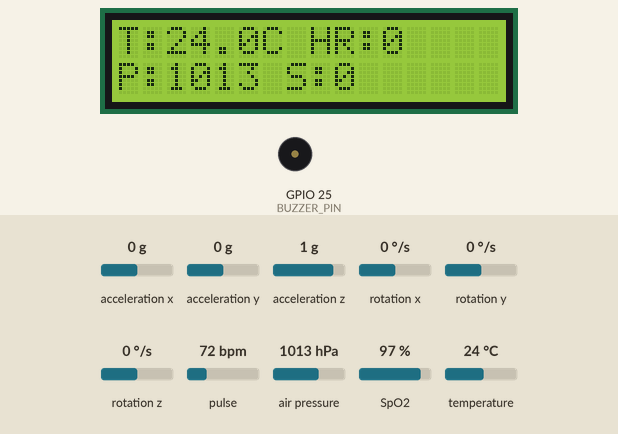
Simulated run of this sketch. Board: ESP32. Shown: 16×2 character LCD, buzzer (waves = sounding, pin HIGH). The test bench sets the inputs (shaded band); at power-on: pulse 72 bpm, air pressure 1013 hPa, SpO2 97 %, temperature 24 °C, acceleration x 0 g, acceleration y 0 g, acceleration z 1 g, rotation x 0 °/s, rotation y 0 °/s, rotation z 0 °/s. WiFi joins after 1.5 s; servers stay silent unless stated; no MQTT or app messages arrive unless stated; what the sketch prints to the serial monitor is not drawn.

Above: at 4.7 s.
4.8 s: pulse set to 119 bpm
At 6.8 s:
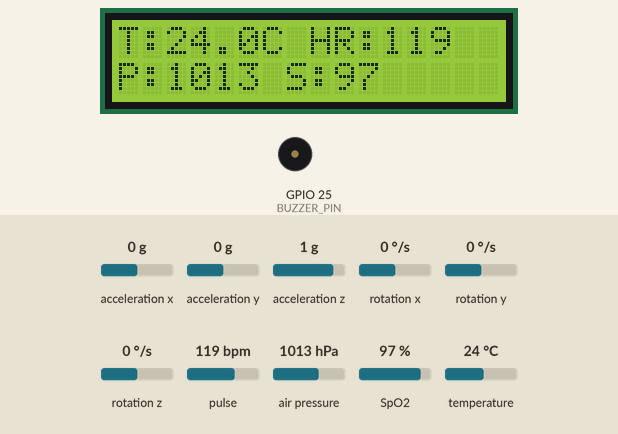
7.1 s: pulse set to 122 bpm
At 8.6 s:
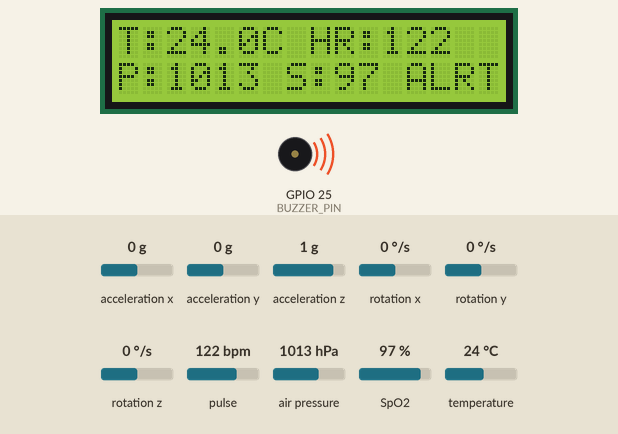
9.1 s: pulse set to 42 bpm
At 9.5 s:
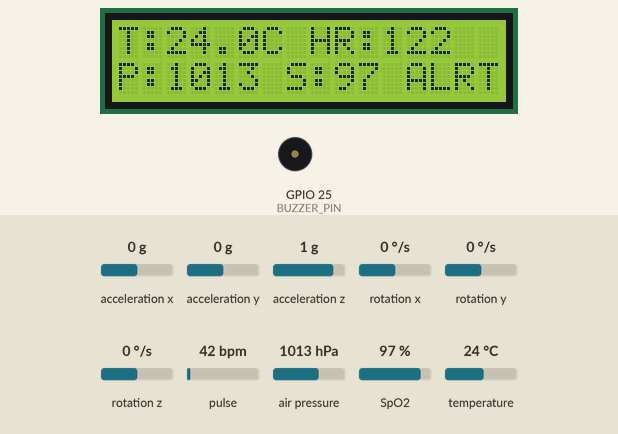
11.2 s: air pressure set to 952 hPa
At 12.9 s:
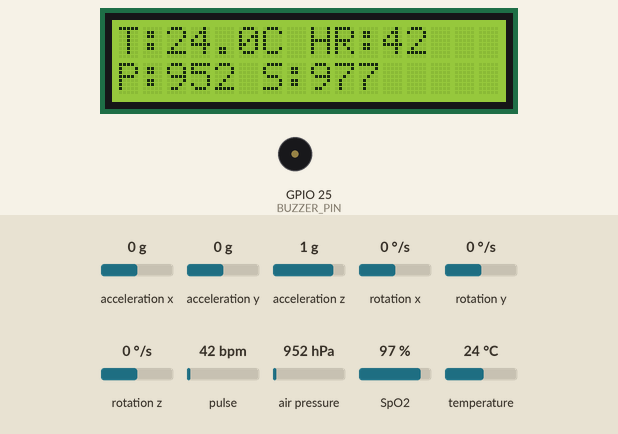
13.2 s: SpO2 set to 80 %
At 14.8 s:
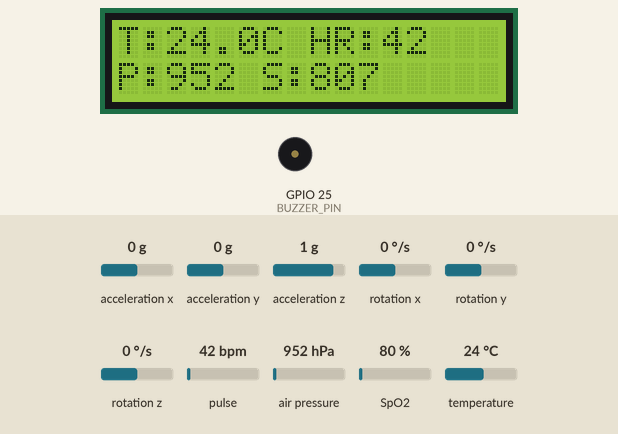
15.2 s: temperature set to 12 °C
At 16.4 s:
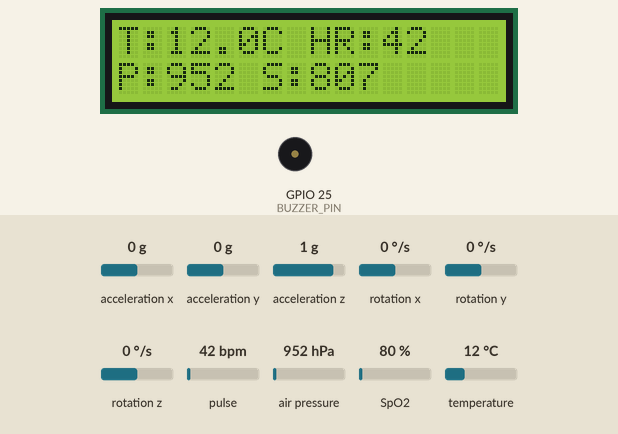
Timing chart, 0 to 18.2 s (numbered marks = the images above; inputs shaded):
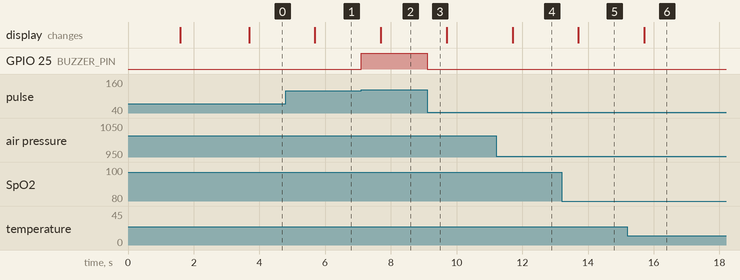

Measured:
- the behaviour switches between 120 and 121 bpm on pulse (found by bisection; images 1 and 2)
- after the input at 4.8 s, the display: changes after 0.89 s (image 1)
- after the input at 7.1 s, GPIO 25 (BUZZER_PIN): LOW → HIGH at once; the display: changes after 0.60 s (image 2)
- after the input at 9.1 s, GPIO 25 (BUZZER_PIN): HIGH → LOW at once
- after the input at 11.2 s, the display: changes after 0.50 s (image 4)
- after the input at 13.2 s, the display: changes after 0.51 s (image 5)
- after the input at 15.2 s, the display: changes after 0.51 s (image 6)

The sketch:

2_senor_lcd_mqtt.ino
```cpp
#include <WiFi.h>
#include <WiFiClientSecure.h>
#include <PubSubClient.h>
#include <Wire.h>
#include <Adafruit_BMP280.h>
#include <MAX30100_PulseOximeter.h>
#include <LiquidCrystal_I2C.h>
#include <ArduinoJson.h>
#include <MPU6050.h>

// ---------------- WiFi ----------------
const char* ssid = "Prasantih";
const char* password = "Swaminarayan@1981";

// ---------------- MQTT ----------------
const char* mqtt_server = "322ca06e4c25499ca552090b47f74baa.s1.eu.hivemq.cloud";
const int mqtt_port = 8883;
const char* mqtt_user = "esp32user";
const char* mqtt_password = "p12345678P";

WiFiClientSecure espClient;
PubSubClient client(espClient);

// ---------------- Sensors ----------------
Adafruit_BMP280 bmp;
PulseOximeter pox;
MPU6050 mpu;

// ---------------- LCD ----------------
LiquidCrystal_I2C lcd(0x27, 16, 2);

// ---------------- Buzzer ----------------
#define BUZZER_PIN 25

// ---------------- Thresholds ----------------
#define HR_THRESHOLD 120
#define PRESSURE_THRESHOLD 1020

// ---------------- Variables ----------------
float temperature = 0, pressure = 0;
float heartRate = 0, spo2 = 0;
int16_t ax, ay, az, gx, gy, gz;

unsigned long lastPublish = 0;
const long publishInterval = 2000;

// ---------------- WiFi Connect ----------------
void connectWiFi() {
  WiFi.begin(ssid, password);
  Serial.print("Connecting WiFi");
  while (WiFi.status() != WL_CONNECTED) {
    delay(500);
    Serial.print(".");
  }
  Serial.println("\nWiFi Connected");
}

// ---------------- MQTT Reconnect ----------------
void reconnect() {
  while (!client.connected()) {
    Serial.print("Connecting MQTT...");
    if (client.connect("ESP32Client", mqtt_user, mqtt_password)) {
      Serial.println("Connected!");
    } else {
      Serial.print("Failed, rc=");
      Serial.println(client.state());
      delay(3000);
    }
  }
}

// ---------------- Setup ----------------
void setup() {
  Serial.begin(115200);
  Wire.begin(21, 22);   // ESP32 I2C pins

  pinMode(BUZZER_PIN, OUTPUT);
  digitalWrite(BUZZER_PIN, LOW);

  lcd.begin();
  lcd.backlight();
  lcd.setCursor(0,0);
  lcd.print("System Starting");

  connectWiFi();

  espClient.setInsecure();   // skip certificate validation
  client.setServer(mqtt_server, mqtt_port);

  // BMP280
  if (!bmp.begin(0x76)) {
    lcd.clear();
    lcd.print("BMP280 Error");
    while (1);
  }

  // MAX30100
  if (!pox.begin()) {
    lcd.clear();
    lcd.print("MAX30100 Error");
    while (1);
  }
  pox.setIRLedCurrent(MAX30100_LED_CURR_7_6MA);

  // MPU6050
  mpu.initialize();
  if (!mpu.testConnection()) {
    lcd.clear();
    lcd.print("MPU6050 Error");
    while (1);
  }

  lcd.clear();
  lcd.print("Sensors Ready");
  delay(2000);
}

// ---------------- Loop ----------------
void loop() {

  if (!client.connected()) reconnect();
  client.loop();

  pox.update();   // very important for MAX30100

  // Read BMP280
  temperature = bmp.readTemperature();
  pressure = bmp.readPressure() / 100.0F;

  // Read MAX30100
  heartRate = pox.getHeartRate();
  spo2 = pox.getSpO2();

  // Read MPU6050
  mpu.getMotion6(&ax, &ay, &az, &gx, &gy, &gz);

  // -------- Fault Detection --------
  bool fault = false;

  if (heartRate > HR_THRESHOLD || pressure > PRESSURE_THRESHOLD) {
    fault = true;
    digitalWrite(BUZZER_PIN, HIGH);
  } else {
    digitalWrite(BUZZER_PIN, LOW);
  }

  // -------- Publish MQTT --------
  if (millis() - lastPublish >= publishInterval) {

    lastPublish = millis();

    StaticJsonDocument<512> doc;

    doc["temperature"] = temperature;
    doc["pressure"] = pressure;
    doc["heartRate"] = heartRate;
    doc["spo2"] = spo2;

    doc["ax"] = ax;
    doc["ay"] = ay;
    doc["az"] = az;
    doc["gx"] = gx;
    doc["gy"] = gy;
    doc["gz"] = gz;

    doc["fault"] = fault;

    char buffer[512];
    serializeJson(doc, buffer);

    client.publish("esp32/sensor/all", buffer);
    Serial.println(buffer);

    // -------- LCD Update --------
    lcd.setCursor(0,0);
    lcd.print("T:");
    lcd.print(temperature,1);
    lcd.print("C HR:");
    lcd.print((int)heartRate);
    lcd.print("   ");

    lcd.setCursor(0,1);
    lcd.print("P:");
    lcd.print((int)pressure);
    lcd.print(" S:");
    lcd.print((int)spo2);

    if (fault) {
      lcd.setCursor(12,1);
      lcd.print("ALRT");
    } else {
      lcd.setCursor(12,1);
      lcd.print("    ");
    }
  }
}
```
